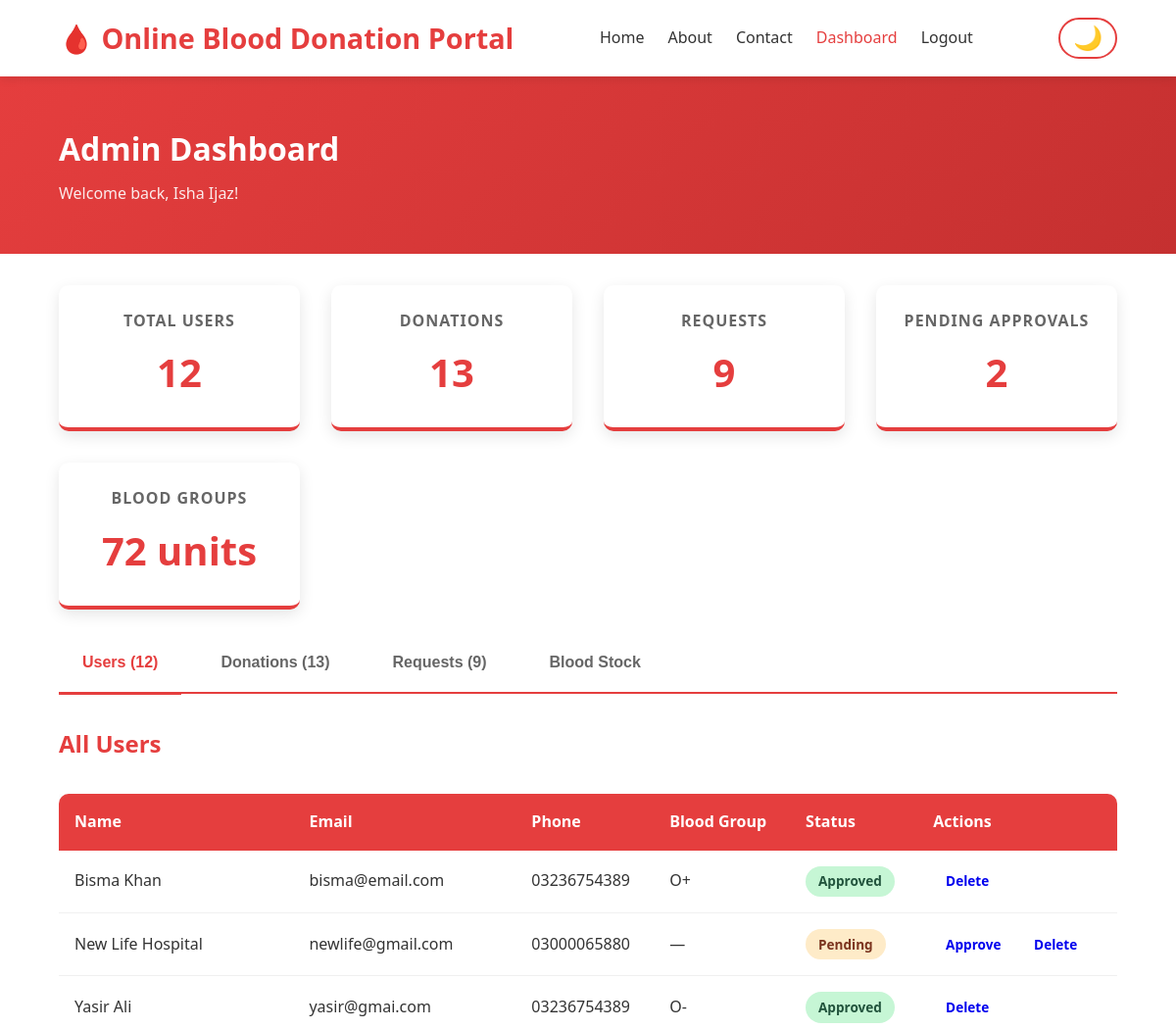
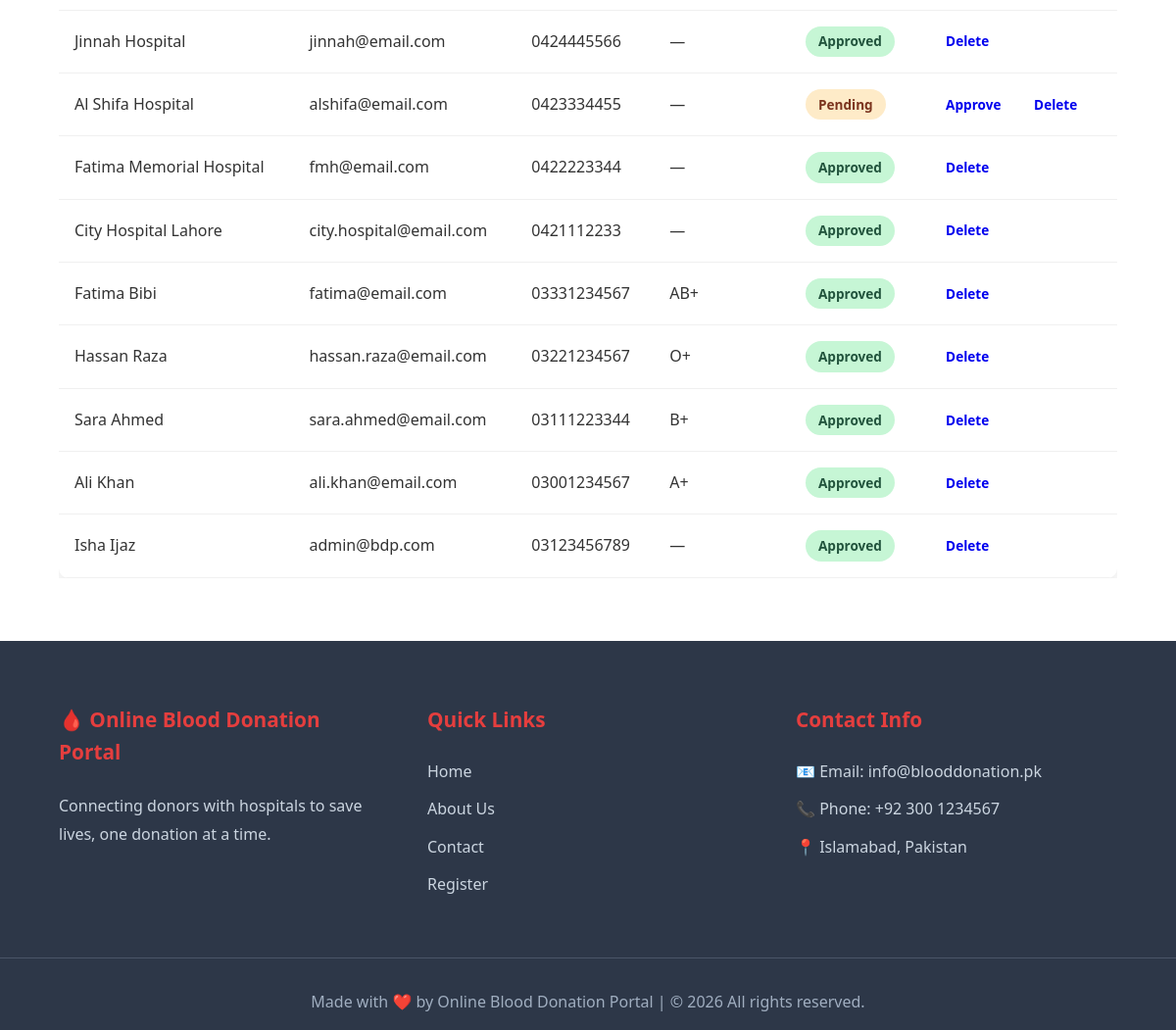
Page /admin_dashboard.php (signed in) on the committed database (2 pictures, top to bottom).
### tables this page shows
CREATE TABLE `users` (
  `id` int(11) NOT NULL,
  `full_name` varchar(100) NOT NULL,
  `email` varchar(100) NOT NULL,
  `phone` varchar(15) NOT NULL,
  `password` varchar(255) NOT NULL,
  `role` enum('Admin','Donor','Hospital') NOT NULL,
  `blood_group` enum('A+','A-','B+','B-','AB+','AB-','O+','O-') DEFAULT NULL,
  `status` enum('Pending','Approved','Rejected') DEFAULT 'Pending',
  `created_at` timestamp NOT NULL DEFAULT current_timestamp()
);

### admin_dashboard.php (the view, shortened to what this page needs)
<?php
include("connection.php");
$users_count = mysqli_fetch_assoc(mysqli_query($conn, "SELECT COUNT(*) as total FROM users"))['total'];
$donations_count = mysqli_fetch_assoc(mysqli_query($conn, "SELECT COUNT(*) as total FROM donations"))['total'];
$requests_count = mysqli_fetch_assoc(mysqli_query($conn, "SELECT COUNT(*) as total FROM blood_requests"))['total'];
$pending_users = mysqli_fetch_assoc(mysqli_query($conn, "SELECT COUNT(*) as total FROM users WHERE status='Pending'"))['total'];
$stock_total = mysqli_fetch_assoc(mysqli_query($conn, "SELECT SUM(units) as total FROM blood_stock"))['total'];
$users_query = "SELECT * FROM users ORDER BY id DESC";
$users_result = mysqli_query($conn, $users_query);
?>
<!DOCTYPE html>
<html lang="en">
<head>
    <link rel="stylesheet" href="css/style.css">
</head>
<body>
<header>
    <div class="header-container">
        <div class="logo">
            <h1>🩸 Online Blood Donation Portal</h1>
        </div>
        <nav>
            <ul>
                <li><a href="index.php">Home</a></li>
                <li><a href="about.php">About</a></li>
                <li><a href="contact.php">Contact</a></li>
                <li><a href="admin_dashboard.php" class="active">Dashboard</a></li>
                <li><a href="logout.php">Logout</a></li>
            </ul>
        </nav>
        <button id="themeToggle" class="theme-btn">🌙</button>
    </div>
</header>
<section class="dashboard-header">
    <div class="container">
        <h2>Admin Dashboard</h2>
        <p>Welcome back, <?php echo $_SESSION['name']; ?>!</p>
    </div>
</section>
<div class="container">
    <div class="stats-grid">
        <div class="stat-card">
            <h3>Total Users</h3>
            <div class="stat-number"><?php echo $users_count; ?></div>
        </div>
        <div class="stat-card">
            <h3>Donations</h3>
            <div class="stat-number"><?php echo $donations_count; ?></div>
        </div>
        <div class="stat-card">
            <h3>Requests</h3>
            <div class="stat-number"><?php echo $requests_count; ?></div>
        </div>
        <div class="stat-card">
            <h3>Pending Approvals</h3>
            <div class="stat-number"><?php echo $pending_users; ?></div>
        </div>
        <div class="stat-card">
            <h3>Blood Groups</h3>
            <div class="stat-number"><?php echo $stock_total; ?> units</div>
        </div>
    </div>
    <div class="admin-tabs">
        <button class="admin-tab active" onclick="showTab('users')">Users (<?php echo $users_count; ?>)</button>
        <button class="admin-tab" onclick="showTab('donations')">Donations (<?php echo $donations_count; ?>)</button>
        <button class="admin-tab" onclick="showTab('requests')">Requests (<?php echo $requests_count; ?>)</button>
        <button class="admin-tab" onclick="showTab('stock')">Blood Stock</button>
    </div>
    <div id="users-tab" class="tab-content active">
        <div class="card">
            <h2 style="color: #e53e3e; margin-bottom: 1rem;">All Users</h2>
            <div class="table-container">
                <table>
                    <thead>
                        <tr>
                            <th>Name</th>
                            <th>Email</th>
                            <th>Phone</th>
                            <th>Blood Group</th>
                            <th>Status</th>
                            <th>Actions</th>
                        </tr>
                    </thead>
                    <tbody>
                        <?php
                        mysqli_data_seek($users_result, 0);
                        while($user = mysqli_fetch_assoc($users_result)){
                            $statusClass = "";
                            if($user['status'] == 'Approved') $statusClass = "approved";
                            elseif($user['status'] == 'Rejected') $statusClass = "rejected";
                            else $statusClass = "pending";
                            echo "<tr>
                                <td>{$user['full_name']}</td>
                                <td>{$user['email']}</td>
                                <td>{$user['phone']}</td>
                                <td>" . ($user['blood_group'] ?: '—') . "</td>
                                <td><span class='status-badge {$statusClass}'>{$user['status']}</span></td>
                                <td class='action-buttons'>";
                            if($user['status'] == 'Pending'){
                                echo "<a href='approve_user.php?id={$user['id']}' class='btn btn-sm btn-action'>Approve</a>";
                            }
                            echo "<a href='delete_user.php?id={$user['id']}' class='btn btn-sm btn-action delete-confirm'>Delete</a>
                                </td>
                            </tr>";
                        }
                        ?>
                    </tbody>
                </table>
            </div>
        </div>
    </div>
</div>
<footer>
    <div class="footer-container">
        <div class="footer-column">
            <h3>🩸 Online Blood Donation Portal</h3>
            <p>Connecting donors with hospitals to save lives, one donation at a time.</p>
        </div>
        <div class="footer-column">
            <h3>Quick Links</h3>
            <ul>
                <li><a href="index.php">Home</a></li>
                <li><a href="about.php">About Us</a></li>
                <li><a href="contact.php">Contact</a></li>
                <li><a href="register.php">Register</a></li>
            </ul>
        </div>
        <div class="footer-column">
            <h3>Contact Info</h3>
            <ul class="contact-info">
                <li>📧 Email: info@blooddonation.pk</li>
                <li>📞 Phone: +92 300 1234567</li>
                <li>📍 Islamabad, Pakistan</li>
            </ul>
        </div>
    </div>
    <div class="footer-bottom">
        <p>Made with ❤️ by Online Blood Donation Portal | © 2026 All rights reserved.</p>
    </div>
</footer>
</body>
</html>

### css/style.css (style rules this page uses)
* { margin: 0; padding: 0; box-sizing: border-box; }
body { font-family: 'Segoe UI', Tahoma, Geneva, Verdana, sans-serif; line-height: 1.6; color: #333; background-color: #fff; }
.container { max-width: 1400px; width: 95%; margin: 0 auto; padding: 0 30px; }
header { background-color: #fff; box-shadow: 0 2px 10px rgba(0,0,0,0.1); position: sticky; top: 0; z-index: 100; }
.header-container { max-width: 1600px; width: 95%; margin: 0 auto; padding: 1rem 30px; display: flex; justify-content: space-between; align-items: center; flex-wrap: wrap; }
.logo h1 { color: #e53e3e; font-size: 1.8rem; font-weight: bold; }
nav ul { display: flex; list-style: none; gap: 1.5rem; flex-wrap: wrap; }
nav ul li a { text-decoration: none; color: #333; font-weight: 500; transition: color 0.3s; }
nav ul li a:hover, nav ul li a.active { color: #e53e3e; }
.theme-btn { background: none; border: 2px solid #e53e3e; color: #e53e3e; font-size: 1.5rem; padding: 0.3rem 0.8rem; border-radius: 30px; cursor: pointer; transition: all 0.3s; }
.btn { display: inline-block; padding: 0.8rem 2rem; text-decoration: none; border-radius: 30px; font-weight: 600; transition: all 0.3s; cursor: pointer; border: none; font-size: 1rem; }
.btn-sm { padding: 0.4rem 1rem; font-size: 0.9rem; }
.dashboard-header { width: 100%; background: linear-gradient(135deg, #e53e3e 0%, #c53030 100%); color: white; padding: 3rem 0; margin-bottom: 2rem; }
.dashboard-header h2 { font-size: 2rem; margin-bottom: 0.5rem; }
.dashboard-header p { opacity: 0.9; }
.stats-grid { display: grid; grid-template-columns: repeat(auto-fit, minmax(220px, 1fr)); gap: 2rem; margin: 2rem 0; }
.stat-card { background: white; padding: 1.5rem; border-radius: 10px; text-align: center; box-shadow: 0 5px 15px rgba(0,0,0,0.1); border-bottom: 4px solid #e53e3e; }
.stat-card h3 { color: #666; font-size: 1rem; margin-bottom: 0.5rem; text-transform: uppercase; letter-spacing: 1px; }
.stat-number { color: #e53e3e; font-size: 2.5rem; font-weight: bold; }
.table-container { width: 100%; overflow-x: auto; margin: 2rem 0; }
table { width: 100%; min-width: 800px; border-collapse: collapse; background: white; border-radius: 10px; overflow: hidden; box-shadow: 0 5px 15px rgba(0,0,0,0.1); }
table thead { background-color: #e53e3e; color: white; }
table th, table td { padding: 1rem; text-align: left; }
table tbody tr { border-bottom: 1px solid #f0f0f0; transition: background-color 0.3s; }
.status-badge { padding: 0.3rem 0.8rem; border-radius: 20px; font-size: 0.85rem; font-weight: 600; display: inline-block; }
.status-badge.approved { background-color: #c6f6d5; color: #22543d; }
.status-badge.pending { background-color: #feebc8; color: #7b341e; }
.admin-tabs { display: flex; gap: 1rem; margin: 2rem 0; flex-wrap: wrap; border-bottom: 2px solid #e53e3e; padding-bottom: 0.5rem; }
.admin-tab { padding: 0.8rem 1.5rem; background: none; border: none; font-size: 1rem; font-weight: 600; color: #666; cursor: pointer; position: relative; }
.admin-tab.active { color: #e53e3e; }
.admin-tab.active::after { content: ''; position: absolute; bottom: -0.7rem; left: 0; width: 100%; height: 3px; background-color: #e53e3e; border-radius: 3px 3px 0 0; }
.tab-content { display: none; }
.tab-content.active { display: block; }
.action-buttons { display: flex; gap: 0.5rem; flex-wrap: wrap; }
.btn-action { padding: 0.3rem 0.8rem; font-size: 0.85rem; border-radius: 4px; }
footer { width: 100%; background-color: #2d3748; color: white; padding: 4rem 0 1rem; margin-top: 4rem; }
.footer-container { max-width: 1600px; width: 95%; margin: 0 auto; padding: 0 30px; display: grid; grid-template-columns: repeat(auto-fit, minmax(280px, 1fr)); gap: 3rem; }
.footer-column h3 { color: #e53e3e; margin-bottom: 1.5rem; font-size: 1.3rem; }
.footer-column p { color: #cbd5e0; line-height: 1.8; }
.footer-column ul { list-style: none; }
.footer-column ul li { margin-bottom: 0.8rem; }
.footer-column ul li a { color: #cbd5e0; text-decoration: none; transition: color 0.3s; }
.contact-info li { color: #cbd5e0; margin-bottom: 1rem; display: flex; align-items: center; gap: 0.5rem; }
.footer-bottom { text-align: center; margin-top: 3rem; padding-top: 2rem; border-top: 1px solid #4a5568; color: #a0aec0; }

### rows in the picture
users: full_name "Bisma Khan", email "bisma@email.com", phone "03236754389", blood_group "O+", status "Approved"
users: full_name "New Life Hospital", email "newlife@gmail.com", phone "03000065880", blood_group "—", status "Pending"
users: full_name "Yasir Ali", email "yasir@gmai.com", phone "03236754389", blood_group "O-", status "Approved"
users: full_name "Jinnah Hospital", email "jinnah@email.com", phone "0424445566", blood_group "—", status "Approved"
users: full_name "Al Shifa Hospital", email "alshifa@email.com", phone "0423334455", blood_group "—", status "Pending"
users: full_name "Fatima Memorial Hospital", email "fmh@email.com", phone "0422223344", blood_group "—", status "Approved"
users: full_name "City Hospital Lahore", email "city.hospital@email.com", phone "0421112233", blood_group "—", status "Approved"
users: full_name "Fatima Bibi", email "fatima@email.com", phone "03331234567", blood_group "AB+", status "Approved"
users: full_name "Hassan Raza", email "hassan.raza@email.com", phone "03221234567", blood_group "O+", status "Approved"
users: full_name "Sara Ahmed", email "sara.ahmed@email.com", phone "03111223344", blood_group "B+", status "Approved"
users: full_name "Ali Khan", email "ali.khan@email.com", phone "03001234567", blood_group "A+", status "Approved"
users: full_name "Isha Ijaz", email "admin@bdp.com", phone "03123456789", blood_group "—", status "Approved"

### other values in the picture
$_SESSION['name'] "Isha Ijaz"
$users_count "12"
$donations_count "13"
$requests_count "9"
$pending_users "2"
$stock_total "72"
